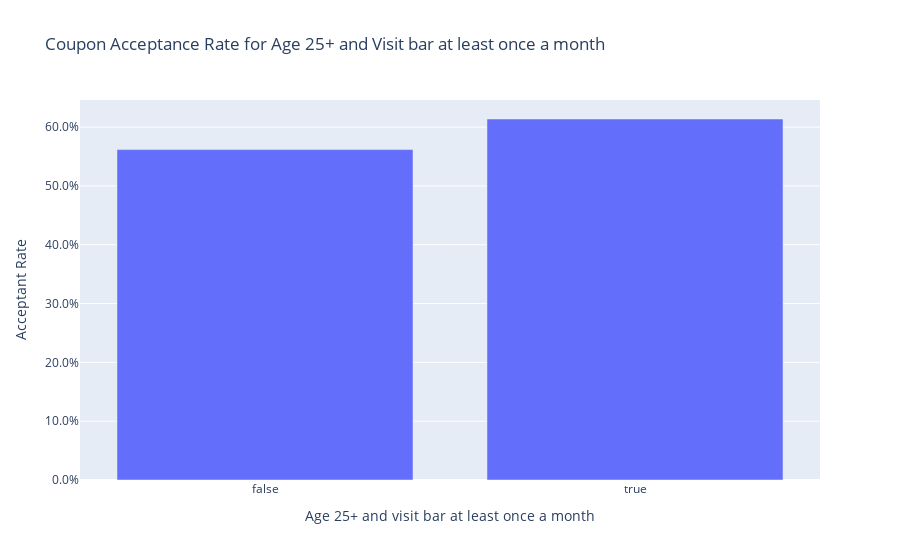

The notebook cell this image was saved under:
### Code cell
fig= px.bar(df_interset, x='Age_25_one_bar', y='Y', barmode='group', 
       title='Coupon Acceptance Rate for Age 25+ and Visit bar at least once a month',
       labels={'Age_25_one_bar':'Age 25+ and visit bar at least once a month', 'Y':' Acceptant Rate'})
fig.update_yaxes(tickformat=".1%")

### Figure 1 — Plotly figure (JSON) as saved in the notebook; plotly's stock layout.template omitted (floating-point values rounded to 4 significant figures)
{"data": [{"alignmentgroup": "True", "hovertemplate": "Age 25+ and visit bar at least once a month=%{x}<br> Acceptant Rate=%{y}<extra></extra>", "legendgroup": "", "marker": {"color": "#636efa", "pattern": {"shape": ""}}, "name": "", "offsetgroup": "", "orientation": "v", "showlegend": false, "textposition": "auto", "type": "bar", "x": [false, true], "xaxis": "x", "y": [0.5618, 0.6138], "yaxis": "y"}], "layout": {"barmode": "group", "legend": {"tracegroupgap": 0}, "title": {"text": "Coupon Acceptance Rate for Age 25+ and Visit bar at least once a month"}, "xaxis": {"anchor": "y", "domain": [0, 1], "title": {"text": "Age 25+ and visit bar at least once a month"}}, "yaxis": {"anchor": "x", "domain": [0, 1], "tickformat": ".1%", "title": {"text": " Acceptant Rate"}}}}
